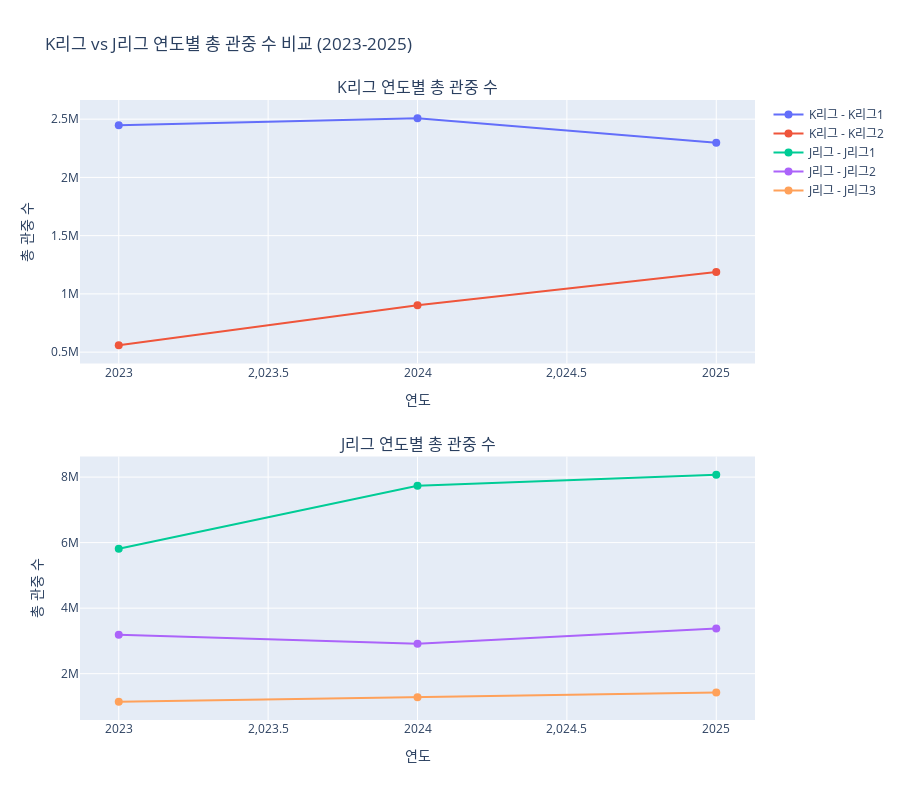

Notebook code for this chart:
### Code cell
# Plotly 시각화 1: 연도별 총 관중 수 비교 (K리그 vs J리그)
fig = make_subplots(
    rows=2, cols=1,
    subplot_titles=('K리그 연도별 총 관중 수', 'J리그 연도별 총 관중 수'),
    vertical_spacing=0.15
)

# K리그 데이터
for league in df_k_yearly['LEAGUE_NAME'].unique():
    df_temp = df_k_yearly[df_k_yearly['LEAGUE_NAME'] == league]
    fig.add_trace(
        go.Scatter(
            x=df_temp['Meet_Year'], 
            y=df_temp['Total_Attendance'],
            name=f'K리그 - {league}',
            mode='lines+markers',
            line=dict(width=2),
            marker=dict(size=8)
        ),
        row=1, col=1
    )

# J리그 데이터
for league in df_j_yearly['LEAGUE_NAME'].unique():
    df_temp = df_j_yearly[df_j_yearly['LEAGUE_NAME'] == league]
    fig.add_trace(
        go.Scatter(
            x=df_temp['Meet_Year'], 
            y=df_temp['Total_Attendance'],
            name=f'J리그 - {league}',
            mode='lines+markers',
            line=dict(width=2),
            marker=dict(size=8)
        ),
        row=2, col=1
    )

fig.update_xaxes(title_text="연도", row=1, col=1)
fig.update_xaxes(title_text="연도", row=2, col=1)
fig.update_yaxes(title_text="총 관중 수", row=1, col=1)
fig.update_yaxes(title_text="총 관중 수", row=2, col=1)

fig.update_layout(
    height=800,
    title_text="K리그 vs J리그 연도별 총 관중 수 비교 (2023-2025)",
    showlegend=True,
    hovermode='x unified'
)

fig.show()

### Figure 1 — Plotly figure (JSON) as saved in the notebook; plotly's stock layout.template omitted (floating-point values rounded to 4 significant figures)
{"data": [{"line": {"width": 2}, "marker": {"size": 8}, "mode": "lines+markers", "name": "K리그 - K리그1", "type": "scatter", "x": [2023, 2024, 2025], "xaxis": "x", "y": [2447147, 2508585, 2298557], "yaxis": "y"}, {"line": {"width": 2}, "marker": {"size": 8}, "mode": "lines+markers", "name": "K리그 - K리그2", "type": "scatter", "x": [2023, 2024, 2025], "xaxis": "x", "y": [558432, 901699, 1187788], "yaxis": "y"}, {"line": {"width": 2}, "marker": {"size": 8}, "mode": "lines+markers", "name": "J리그 - J리그1", "type": "scatter", "x": [2023, 2024, 2025], "xaxis": "x2", "y": [5811987, 7734871, 8073557], "yaxis": "y2"}, {"line": {"width": 2}, "marker": {"size": 8}, "mode": "lines+markers", "name": "J리그 - J리그2", "type": "scatter", "x": [2023, 2024, 2025], "xaxis": "x2", "y": [3189591, 2913415, 3377480], "yaxis": "y2"}, {"line": {"width": 2}, "marker": {"size": 8}, "mode": "lines+markers", "name": "J리그 - J리그3", "type": "scatter", "x": [2023, 2024, 2025], "xaxis": "x2", "y": [1141166, 1283794, 1428621], "yaxis": "y2"}], "layout": {"annotations": [{"font": {"size": 16}, "showarrow": false, "text": "K리그 연도별 총 관중 수", "x": 0.5, "xanchor": "center", "xref": "paper", "y": 1, "yanchor": "bottom", "yref": "paper"}, {"font": {"size": 16}, "showarrow": false, "text": "J리그 연도별 총 관중 수", "x": 0.5, "xanchor": "center", "xref": "paper", "y": 0.425, "yanchor": "bottom", "yref": "paper"}], "height": 800, "hovermode": "x unified", "showlegend": true, "title": {"text": "K리그 vs J리그 연도별 총 관중 수 비교 (2023-2025)"}, "xaxis": {"anchor": "y", "domain": [0, 1], "title": {"text": "연도"}}, "xaxis2": {"anchor": "y2", "domain": [0, 1], "title": {"text": "연도"}}, "yaxis": {"anchor": "x", "domain": [0.575, 1], "title": {"text": "총 관중 수"}}, "yaxis2": {"anchor": "x2", "domain": [0, 0.425], "title": {"text": "총 관중 수"}}}}
